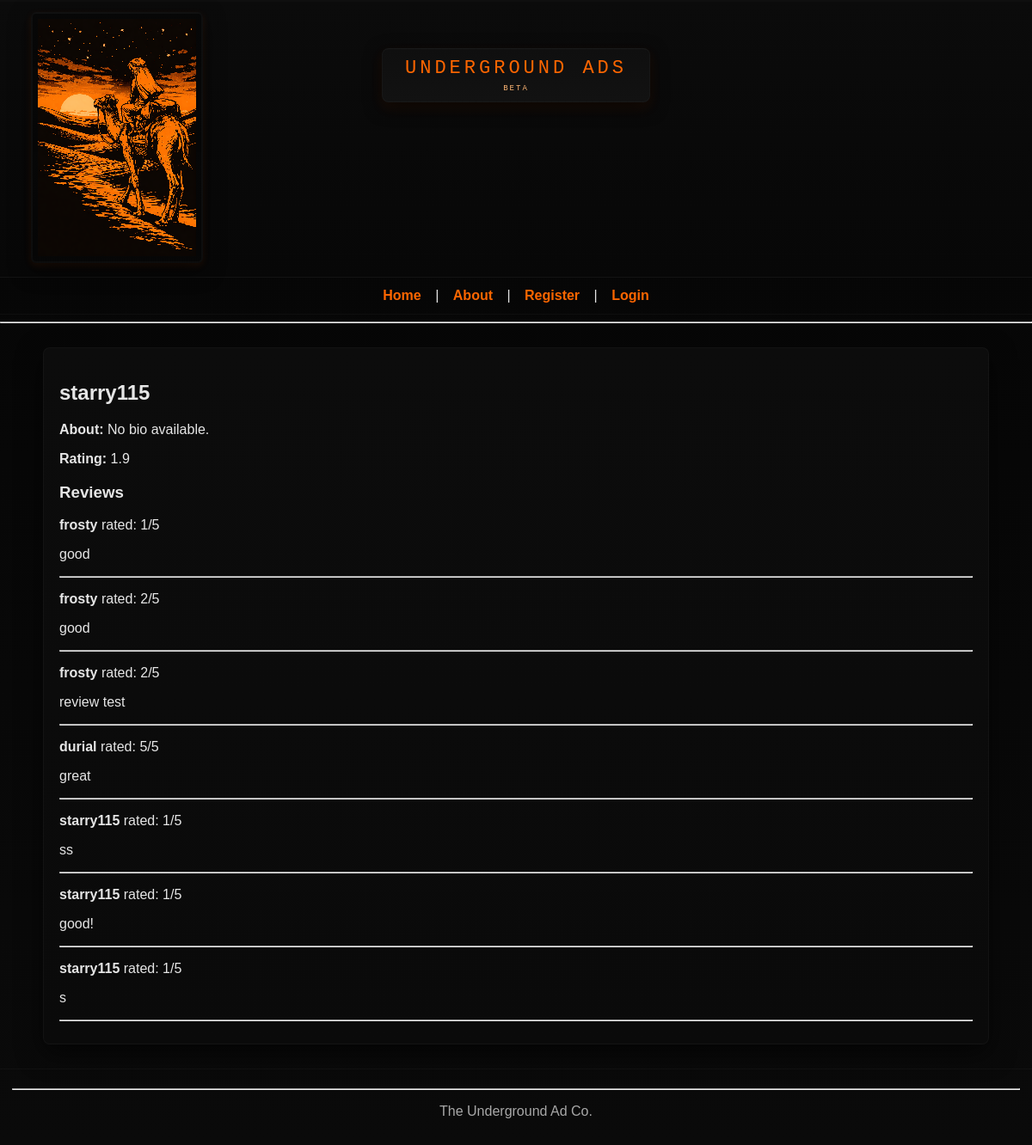
Before: /user/2 with the older database file.
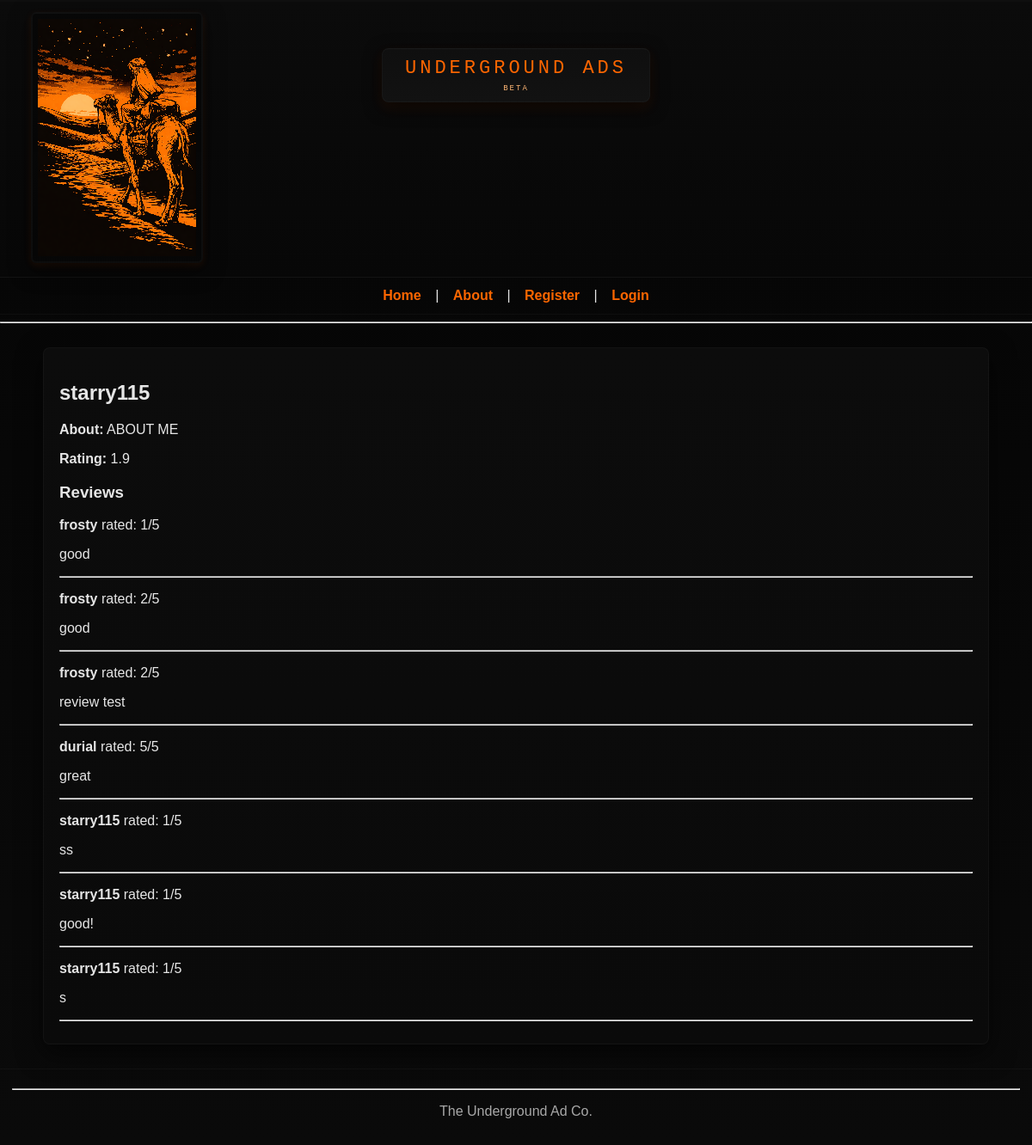
After: the same page with the newer database file.
### tables this page shows
CREATE TABLE users (
            id INTEGER PRIMARY KEY AUTOINCREMENT,
            username TEXT UNIQUE NOT NULL,
            password_hash TEXT NOT NULL,
            created_at TIMESTAMP DEFAULT CURRENT_TIMESTAMP
        , is_admin INTEGER DEFAULT 0, about TEXT DEFAULT '');

### app.py (the view)
@app.route("/user/<int:user_id>")
def view_user(user_id):
    conn = get_db()
    cur = conn.cursor()
    cur.execute(
        """
        SELECT users.id, users.username, users.about,
               IFNULL(ROUND(AVG(r.rating), 1), 'No ratings') AS avg_rating
        FROM users
        LEFT JOIN ratings r ON users.id = r.seller_id
        WHERE users.id = ?
        GROUP BY users.id
        """,
        (user_id,),
    )
    user = cur.fetchone()
    if not user:
        conn.close()
        return "User not found", 404
    cur.execute(
        """
        SELECT r.rating, r.review, u.username AS reviewer
        FROM ratings r
        JOIN users u ON r.rater_id = u.id
        WHERE r.seller_id = ?
        ORDER BY r.id DESC
        """,
        (user_id,),
    )
    reviews = cur.fetchall()
    conn.close()
    return render_template("user_profile.html", user=user, reviews=reviews)

### db.py (called while the page is built)
def get_db():
    db_path = os.path.join(os.path.dirname(__file__), DB_FILENAME)
    conn = sqlite3.connect(db_path)
    conn.row_factory = sqlite3.Row
    return conn

### templates/user_profile.html (shortened to what this page needs)
{% extends "base.html" %}
{% block content %}
<div class="container">
    <h2>{{ user.username }}</h2>
    <p><strong>About:</strong> {{ user.about or 'No bio available.' }}</p>
    <p><strong>Rating:</strong> {{ user.avg_rating }}</p>
    <h3>Reviews</h3>
    {% if reviews %}
    {% for review in reviews %}
    <div class="review-box">
        <p><strong>{{ review.reviewer }}</strong> rated: {{ review.rating }}/5</p>
        <p>{{ review.review }}</p>
        <hr>
    </div>
    {% endfor %}
    {% else %}
    <p>No reviews yet.</p>
    {% endif %}
</div>
{% endblock %}

Changed rows visible on the page:
changed users "starry115": about "No bio available." → "ABOUT ME"
